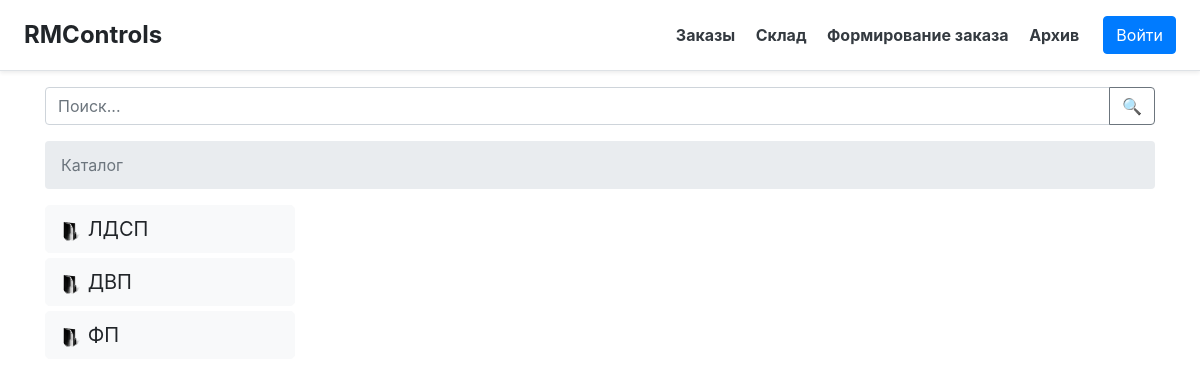
The app's page /catalog/0, older data.
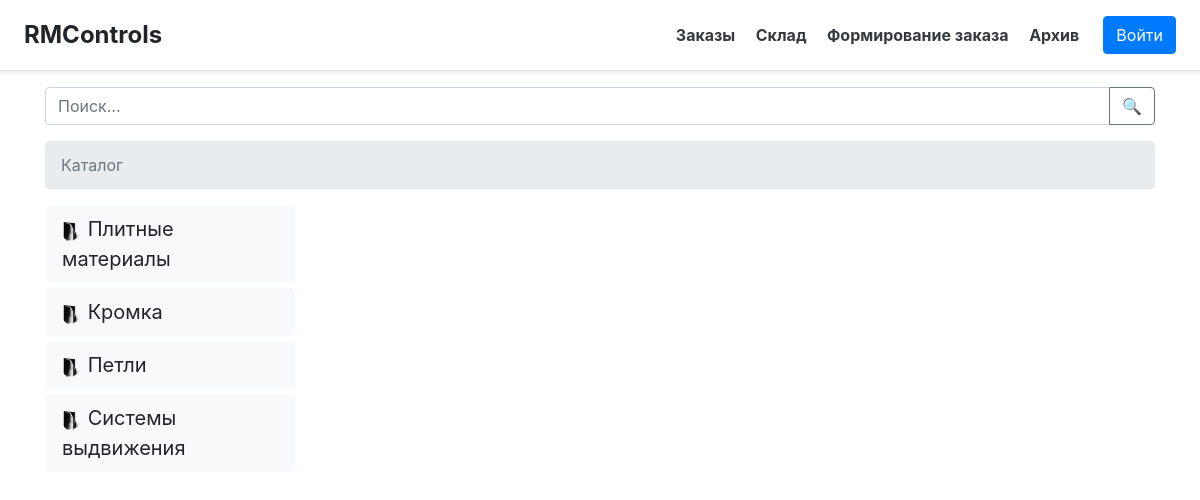
The same page, newer data.
### main/models.py (models this page shows, shortened)
class Folder(models.Model):
    title = models.CharField("Имя", max_length=20)
    parent = models.ForeignKey('self', models.CASCADE, null=True, blank=True)
    class Meta:
        verbose_name = "Папка"
        verbose_name_plural = "Папки"
        db_table = "folders"

### main/views.py (the view)
# urls.py: path('catalog/<int:oid>', views.catalog),
def catalog(request, oid):
    path = get_path(oid)
    root = Folder.objects.get(id=oid)
    return render(request, 'main/catalog.html',
                  dict(title=f'Каталог{": " + root.title if root.id else ""}', root=root, path=path,
                       user_type='admin' if request.user.is_superuser else 'user' if request.user.is_authenticated else 'guest'))

### main/views.py (called while the page is built)
def get_path(oid):
    root = Folder.objects.get(id=oid)
    path = []
    current = root
    while current.parent:
        path.append((current.title, current.id,))
        current = current.parent
    path.append((current.title, current.id,))
    return path[::-1]

### templates/main/catalog.html (shortened to what this page needs)
{% extends 'main/base.html' %}
{% block content %}
    {% load static %}
    <div class="container">
        <div class="input-group mb-3">
            <input type="text" class="form-control" placeholder="Поиск..." aria-label="Поиск..." id="search">
            <div class="input-group-append">
                <button class="btn btn-outline-secondary" type="button" onclick="search()">&#128269</button>
            </div>
        </div>
        <nav aria-label="breadcrumb">
            <ol class="breadcrumb">
                {% for f in path %}
                    {% if forloop.last %}
                        <li class="breadcrumb-item active" aria-current="page">{{ f.0 }}</li>
                    {% else %}
                        <li class="breadcrumb-item"><a href="/catalog/{{ f.1 }}">{{ f.0 }}</a></li>
                    {% endif %}
                {% endfor %}
            </ol>
        </nav>
        <div class="row">
            <div class="col-md-auto" id="btns">
                {% for folder in root.folder_set.all %}
                    <button oncontextmenu="actions({{ folder.id }}, '{{ folder.title }}', 'folder', 'btn{{ forloop.counter0 }}'); return false"
                            style="width: 250px; margin-bottom: 5px; text-align: left" id="btn{{ forloop.counter0 }}"
                            onclick="expand({{ forloop.counter0 }})" class="btn btn-light btn-lg">
                        <img src="{% static 'img/folder.png' %}" width="20" height="20"/>
                        {{ folder.title }}</button> <br>
                {% endfor %}
            </div>
            <div class="col-md-auto">
            </div>
            <div class="col-md-auto" id="additional"></div>
        </div>
    </div>
{% endblock %}

Row changes from the older to the newer data that the page shows:
removed Folder: title "ЛДСП"
removed Folder: title "ДВП"
removed Folder: title "ФП"
added Folder: title "Плитные материалы"
added Folder: title "Кромка"
added Folder: title "Петли"
added Folder: title "Системы выдвижения"
